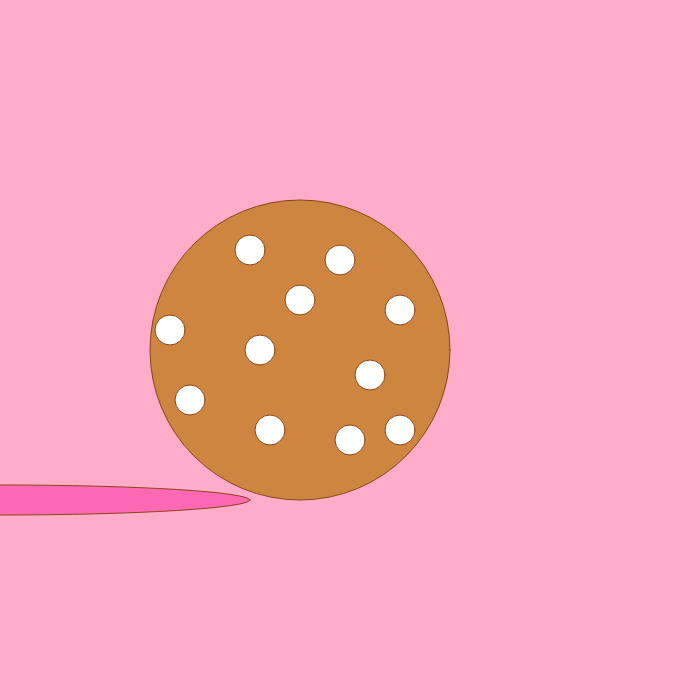
Frame 1 (no input)
Frame 60 (no input): identical to frame 1, image omitted
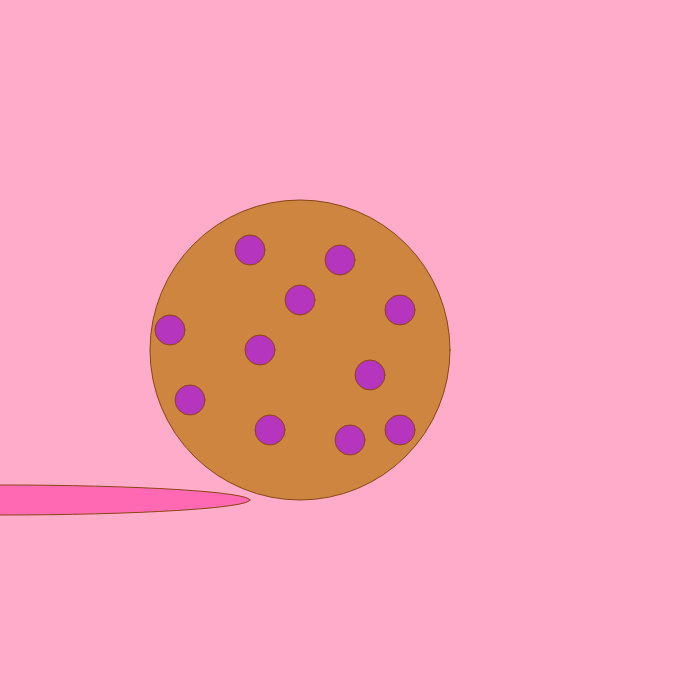
Frame 120 (the mouse pressed at the canvas centre since frame 60)

The p5.js sketch that drew these frames (run headless with seeded random() and noise() and a simulated clock; from frame 60 on, the mouse is pressed at the canvas centre):

// p5.js sketch
// ── sketch.js
/* Journey Ford
"Cookie Chip"

Player will use the left and right arrows 
to move the plate under the cookie and 
click the screen to change the color of
the chocolate chips on the cookie. or 
we can call them M&M's
*/


let r = 255;
let g = 255;
let b = 255;

//ellipse variables for plate
let x = 0;
//let y = 0;
let xMove = 0;
//let yMove = 0;
let size = 30;



function setup()
{
  createCanvas(700, 700);  
  background(255,172,203);
}

function draw() 
{
  background(255,172,203);
  stroke(139,69,19);
  fill(205,133,63);
  ellipse(300,350,300,300); //cookie base

  
  if (keyIsDown(LEFT_ARROW))
  {
    xMove--;
  }
  if (keyIsDown(RIGHT_ARROW))
  {
    xMove++;
  }
  //plate moves left and right
  fill(255,105,180);
  //ellipse(xMove + x,y,size,size);

  ellipse(xMove,500,500,30); //plate(but I wanna move this)
  x = width / 2;
  y = height / 2;

  // chips
  fill(r,g,b); //fill all chips with random colors

  ellipse(300,300,30,30);
  ellipse(370,375,30,30);
  ellipse(400,310,30,30);
  ellipse(270,430,30,30);
  ellipse(250,250,30,30);
  ellipse(400,430,30,30);
  ellipse(170,330,30,30);
  ellipse(190,400,30,30);
  ellipse(260,350,30,30);
  ellipse(350,440,30,30);
  ellipse(340,260,30,30);
}

function mousePressed()
{

  r = random(0,255);
  g = random(0,255);
  b = random(0,255);


}
